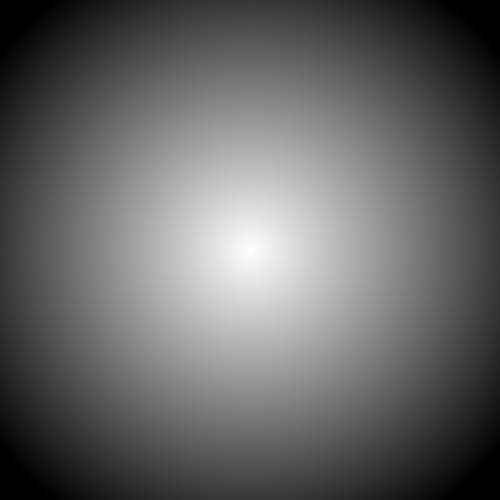
#> input picture Learning/vignette_test.png, 500 x 500 px
$ python graph2.py
#> lines starting #> are read from the running program, lines starting #| are printed output that depends on the picture
import cv2
import matplotlib.pyplot as plt
import mplcursors


def plot_intensity_histogram(image_path):
    """Reads an image as grayscale and plots a histogram of how many
    pixels have each intensity value (0-255).

    Parameters:
    image_path (str): Path to the input image.
    """
#> called with image_path = 'vignette_test.png'
    # 1. Load image and convert to grayscale
    pixels = cv2.imread(image_path, cv2.IMREAD_GRAYSCALE)
#> pixels is the input picture: shape (500, 500); min 0, max 255, mean 101.7

    if pixels is None:
        raise FileNotFoundError(
            f"Could not load image. Check the path: {image_path}"
        )

    pixel_counts = {}
    # Flatten the array and iterate through each pixel
    for p in pixels.flatten():
        i = int(p)
        if i in pixel_counts:
            pixel_counts[i] += 1
        else:
            pixel_counts[i] = 1
#> this loop made 250000 passes
#> (p, i) on passes 2 to 4: (0, 0), (0, 0), (0, 0)
#> after the loop, pixel_counts = 256 items

    keys = list(pixel_counts.keys())
#> keys = 256 values from 0 to 255
    values = list(pixel_counts.values())
#> values = 256 values, max 5429 at index 0, min 1 at index 255, mean 976.6

    # Define the scaling factors
    width_per_item = 0.5  # Allocation room for each bar + spacing
    min_width = 6.0       # Minimum window size so titles/labels fit
    max_width = 14.0      # Cap width since intensity is bounded to 0-255
    fixed_height = 5.0    # Keep the vertical height consistent

    # Calculate dynamic width based on data length, capped so a nearly-full
    # 0-255 histogram doesn't stretch into a huge, squashed strip
    dynamic_width = min(max_width, max(min_width, len(values) * width_per_item))
#> dynamic_width = 14

    # Apply the responsive size to the figure window
    fig, ax = plt.subplots(figsize=(dynamic_width, fixed_height))

    # Plot intensity (x-axis) vs number of pixels (y-axis)
    bars = ax.bar(keys, values, width=1, color='skyblue', edgecolor='black')
#> bars = 256 items

    # Enable the interactive hover tooltip
    # Transient mode ensures the tooltip vanishes when your mouse leaves the bar
    cursor = mplcursors.cursor(bars, hover=mplcursors.HoverMode.Transient)

    # Custom format the text inside the pop-up box
    @cursor.connect("add")
    def on_add(sel):
        # Extract the exact coordinates of the hovered bar
        x_val = int(sel.target[0])
        y_val = int(sel.target[1])
        sel.annotation.set(text=f"Intensity (X): {x_val}\nPixels (Y): {y_val:,}")
        sel.annotation.get_bbox_patch().set(fc="white", alpha=0.9) # Custom box styling

    # Prevent overflow of labels on the edges
    ax.set_xlabel("Intensity")
    ax.set_ylabel("Number of pixels")
    ax.set_title(f"Intensity Histogram")

    # Ensure elements don't get cut off at the margins
    plt.tight_layout()
    plt.show()
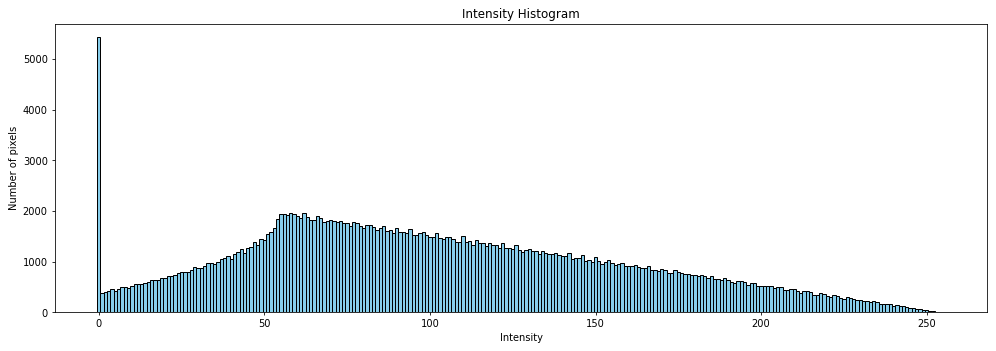
#> figure drawn by matplotlib, 1 panel; tallest bar 5429 high, from x = -0.5 to 0.5


# --- Test with the vignette image ---
plot_intensity_histogram("vignette_test.png")
